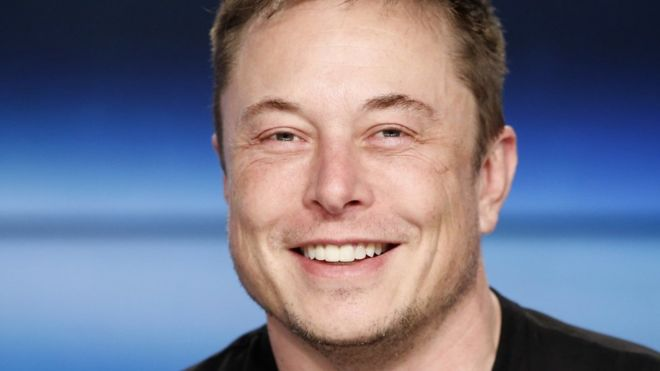
#> input picture imagem_4.jpg, 660 x 371 px
$ python conv_pb.py   (older library calls are emulated)
#> lines starting #> are read from the running program, lines starting #| are printed output that depends on the picture
import numpy as np
import cv2
import matplotlib.pyplot as plt


def rgb2gray(rgb):
    return np.dot(rgb[...,:3],[0.299,0.587,0.114])


image = cv2.imread("imagem_4.jpg")
#> image is the input picture: shape (371, 660, 3); mean B, G, R 139.2, 118.8, 117.7

gray = rgb2gray(image)
#> in rgb2gray, `return np.dot(rgb[...,:3],[0.299,0.587,0.114])`:
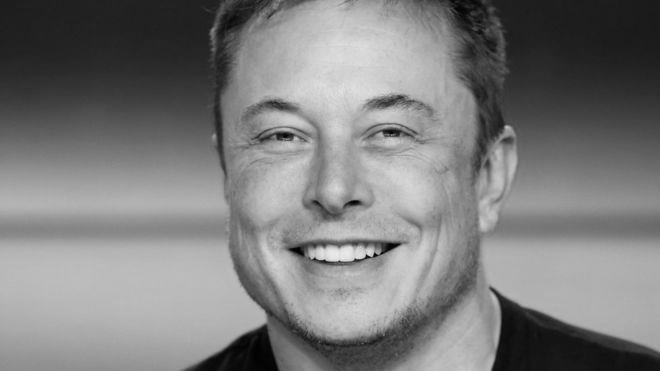
#> returned value: shape (371, 660) float64; min 1.71, max 241.6, mean 124.8
gray_invert = np.invert(gray.astype(np.int))
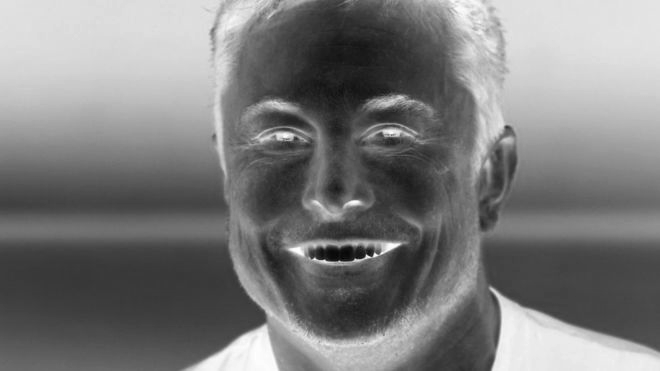
#> gray_invert: shape (371, 660) int64; min -242, max -2, mean -125.2; drawn with min black and max white

if __name__ == "__main__":
     plt.imshow(gray_invert, cmap="Greys")
     plt.show()
